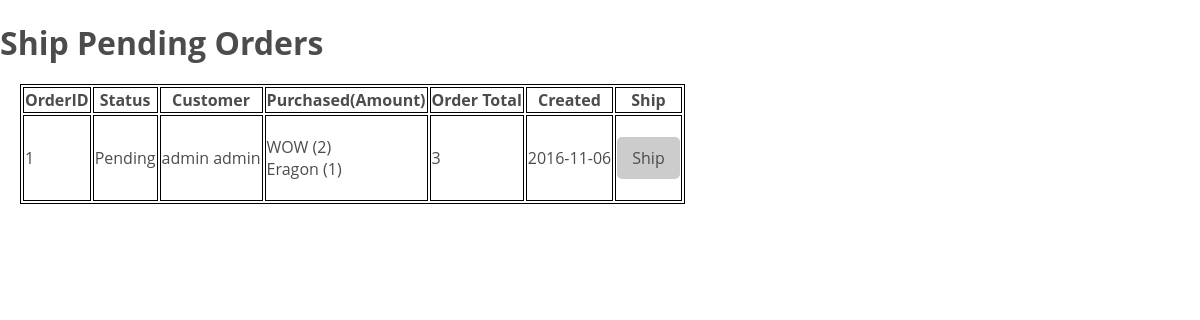
The page /Account/pendingorders.php on the database as committed earlier.
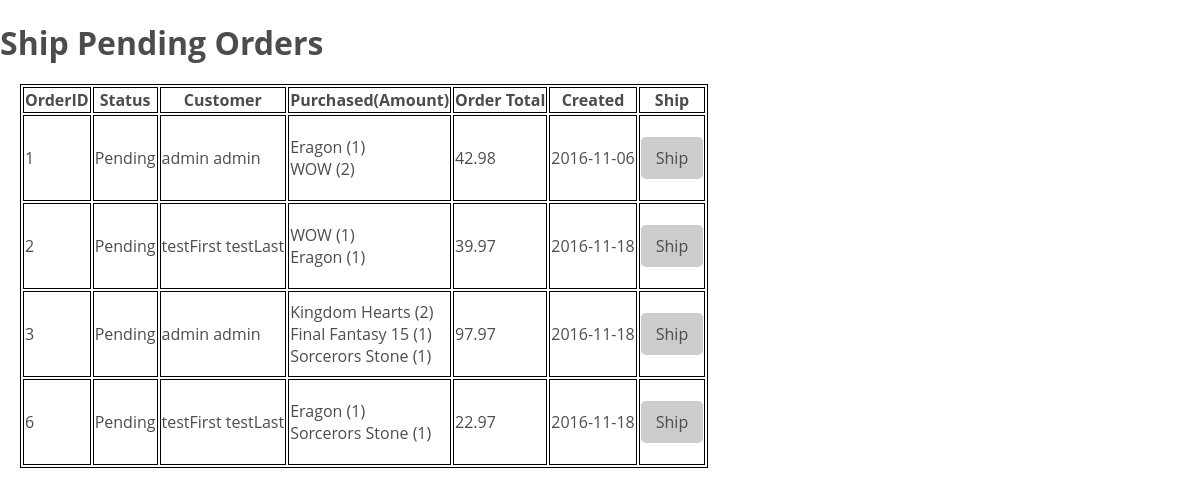
The same page on the database as committed later.
### tables this page shows
CREATE TABLE `orders` (
  `OrderID` int(11) DEFAULT NULL,
  `OrderStatus` varchar(20) DEFAULT NULL,
  `InvoiceTotal` float DEFAULT NULL,
  `OrderTotal` float DEFAULT NULL,
  `ShipDate` date DEFAULT NULL,
  `OrderDate` date DEFAULT NULL
);

CREATE TABLE `userOrder` (
  `UserID` int(11) DEFAULT NULL,
  `OrderID` int(11) DEFAULT NULL
);

CREATE TABLE `user` (
  `FirstName` varchar(20) DEFAULT NULL,
  `LastName` varchar(20) DEFAULT NULL,
  `Email` varchar(20) DEFAULT NULL,
  `Class` varchar(20) DEFAULT NULL,
  `Password` varchar(20) DEFAULT NULL,
  `Username` varchar(20) DEFAULT NULL,
  `UserID` int(11) DEFAULT NULL
);

CREATE TABLE `orderContainProduct` (
  `OrderID` int(11) DEFAULT NULL,
  `ProductID` int(11) DEFAULT NULL,
  `Amount` int(11) DEFAULT NULL
);

CREATE TABLE `product` (
  `ProductID` int(11) DEFAULT NULL,
  `ProductName` varchar(20) DEFAULT NULL,
  `Price` float DEFAULT NULL,
  `InvoicePrice` float DEFAULT NULL,
  `SalesPrice` float DEFAULT NULL,
  `Category` varchar(20) DEFAULT NULL,
  `ProdDescripiton` varchar(50) DEFAULT NULL,
  `Amount` int(11) DEFAULT NULL,
  `VIP` tinyint(1) DEFAULT NULL
);

### Account/pendingorders.php (the view, shortened to what this page needs)
<!DOCTYPE html>
<html>
  <head>
    <link rel="stylesheet" type="text/css" href="../style.css">
  </head>
  <body>
     <h1>Ship Pending Orders</h1>
     <table>
     <thead>
       <th>OrderID</th>
       <th>Status</th>
       <th>Customer</th>
       <th>Purchased(Amount)</th>
       <th>Order Total</th>
       <th>Created</th>
       <th>Ship</th>
     </thead>
     <tbody>
     <?php
        include '../databaselogin.php';
        $conn = new mysqli($servername, $username, $password, $db);
	$productSql = "select product.ProductName, orders.OrderID, o.Amount
		       from product, orderContainProduct as o, orders
		       where OrderStatus='Pending'
		       and orders.OrderID=o.OrderID
                       and product.ProductID=o.ProductID
		       order by orders.OrderID;";
	$productResult = $conn->query($productSql);
	$prodData = $productResult->fetch_assoc();
        $sql = "select *
                from orders, userOrder, user
                where OrderStatus='Pending'
		and orders.OrderID=userOrder.OrderID
                and userOrder.UserID=user.UserID;";
        $result = $conn->query($sql);
        if ($result->num_rows > 0) {
         while($row = $result->fetch_assoc()) {
                echo "<tr>";
                echo "<td>" . $row["OrderID"] . "</td>";
                echo "<td>" . $row["OrderStatus"] . "</td>";
		echo "<td>" . $row["FirstName"] . " " . $row["LastName"] . "</td>";
		echo "<td>";
		while($prodData["OrderID"] == $row["OrderID"]){
			echo $prodData["ProductName"] . " (" . $prodData["Amount"] . ") <br>";
			$prodData = $productResult->fetch_assoc();
		}
		echo "</td>";
		echo "<td>" . $row["OrderTotal"] . "</td>";
		echo "<td>" . $row["OrderDate"] . "</td>";
		echo "<td><form action='updatePendingOrder.php' method='post'><input type='hidden' name='OrderID' value=" . $row["OrderID"] . " /><input type='submit' value='Ship' /></form></td>";
                echo "</tr>";
        }
        } else {
           echo "There are 0 pending orders";
	}
     ?>
     </tbody>
     </table>
  </body>
</html>

Rows that differ between the two databases and show on the page:
changed orders (number 1 of 4 on the later page): OrderTotal "3" → "42.98"
shown differently, row unchanged: ordercontainproduct (number 1 of 9 on the later page): moves up the list
now on this page (row edited): orders: userorder.OrderID "2", OrderStatus "Pending", user.FirstName "testFirst", user.LastName "testLast", OrderTotal "39.97", OrderDate "2016-11-18"
now on this page (row unchanged): ordercontainproduct: ProductID.ProductName "WOW", Amount "1", shown under "2"
added ordercontainproduct: ProductID.ProductName "Eragon", Amount "1", shown under "2"
now on this page (row edited): orders: userorder.OrderID "3", OrderStatus "Pending", user.FirstName "admin", user.LastName "admin", OrderTotal "97.97", OrderDate "2016-11-18"
added ordercontainproduct: ProductID.ProductName "Kingdom Hearts", Amount "2", shown under "3"
added ordercontainproduct: ProductID.ProductName "Final Fantasy 15", Amount "1", shown under "3"
added ordercontainproduct: ProductID.ProductName "Sorcerors Stone", Amount "1", shown under "3"
added orders: userorder.OrderID "6", OrderStatus "Pending", user.FirstName "testFirst", user.LastName "testLast", OrderTotal "22.97", OrderDate "2016-11-18"
added ordercontainproduct: ProductID.ProductName "Eragon", Amount "1", shown under "6"
added ordercontainproduct: ProductID.ProductName "Sorcerors Stone", Amount "1", shown under "6"
